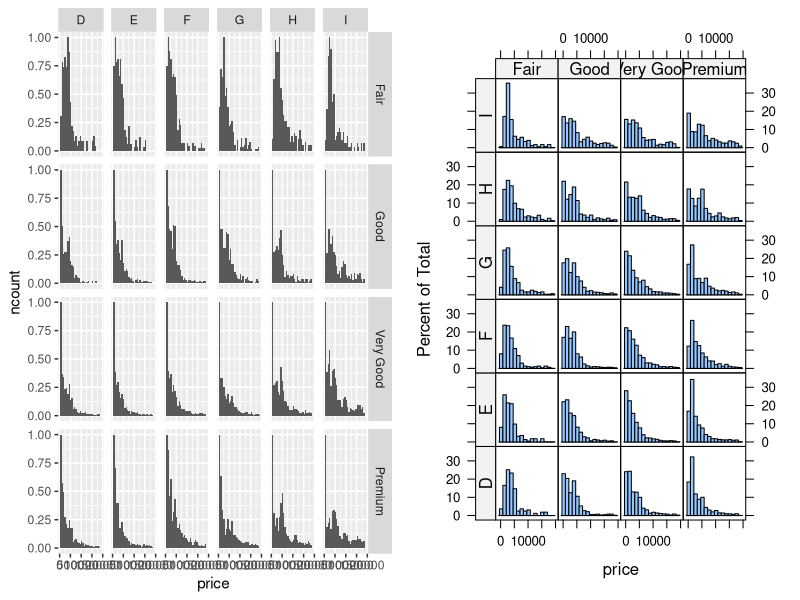

Here is the R script that generated this plot:
#Divya Mahendra - Code for Figure 6
library(lattice)
library(ggplot2)
library(latticeExtra)
library(gridExtra)

#Exercise 6
diamonds.exJ <- subset(diamonds, cut!="Ideal" & color!="J")

pdf("fig_vi.pdf", height = 7, width = 7)

#price is conditioned(dependent) on cut and color
hist.lattice <- histogram(~price|cut + color, data=diamonds.exJ)
hist.ggplot <- ggplot(diamonds.exJ, aes(price)) + geom_histogram(aes(y=..ncount..)) + facet_grid(cut ~ color)
l.hist.lattice <- useOuterStrips(hist.lattice) # put the labels for lattice plot on the outside
grid.arrange(hist.ggplot, l.hist.lattice, ncol=2) #arrange both plots side by side on same pdf

invisible(dev.off())
